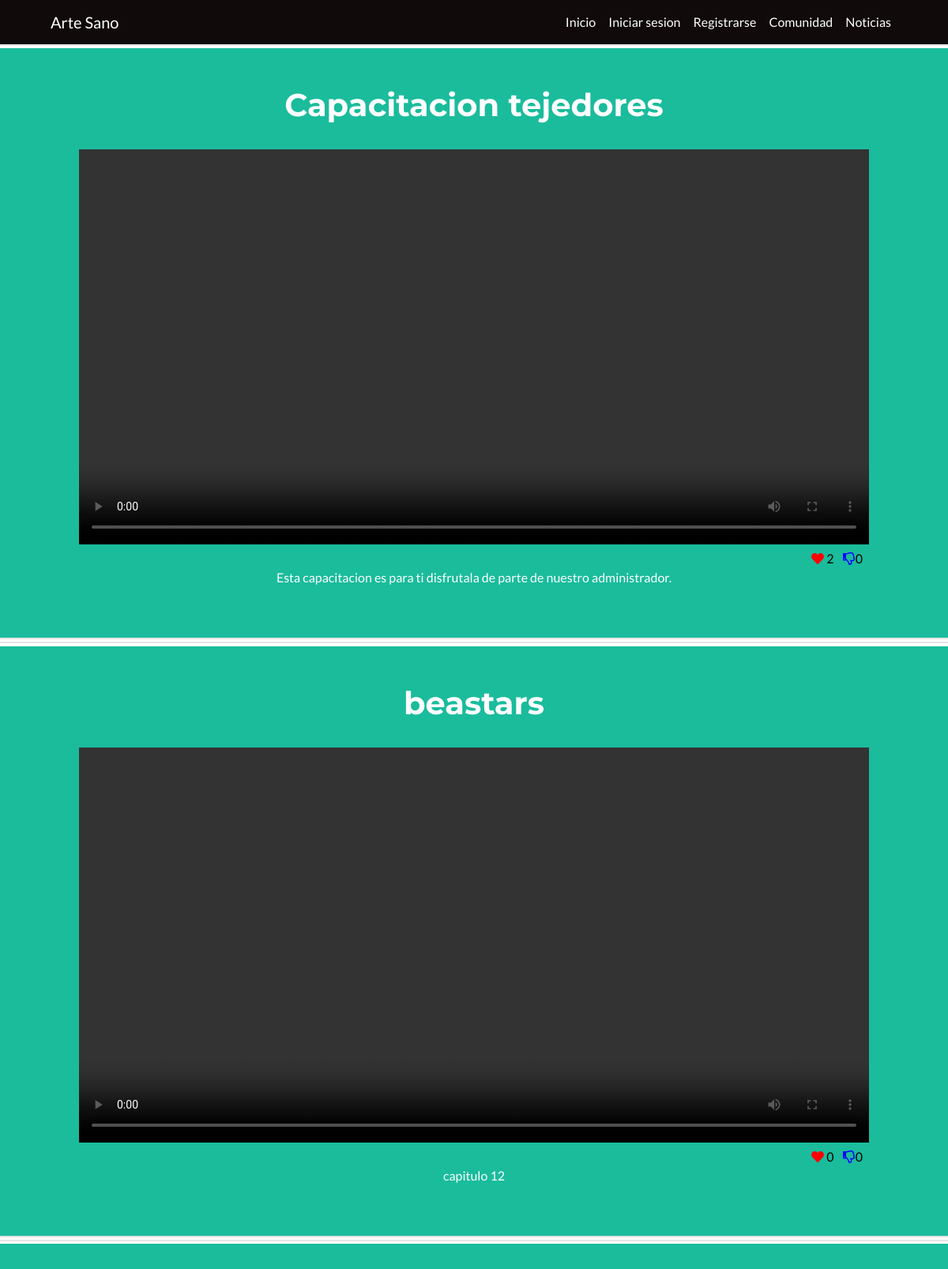
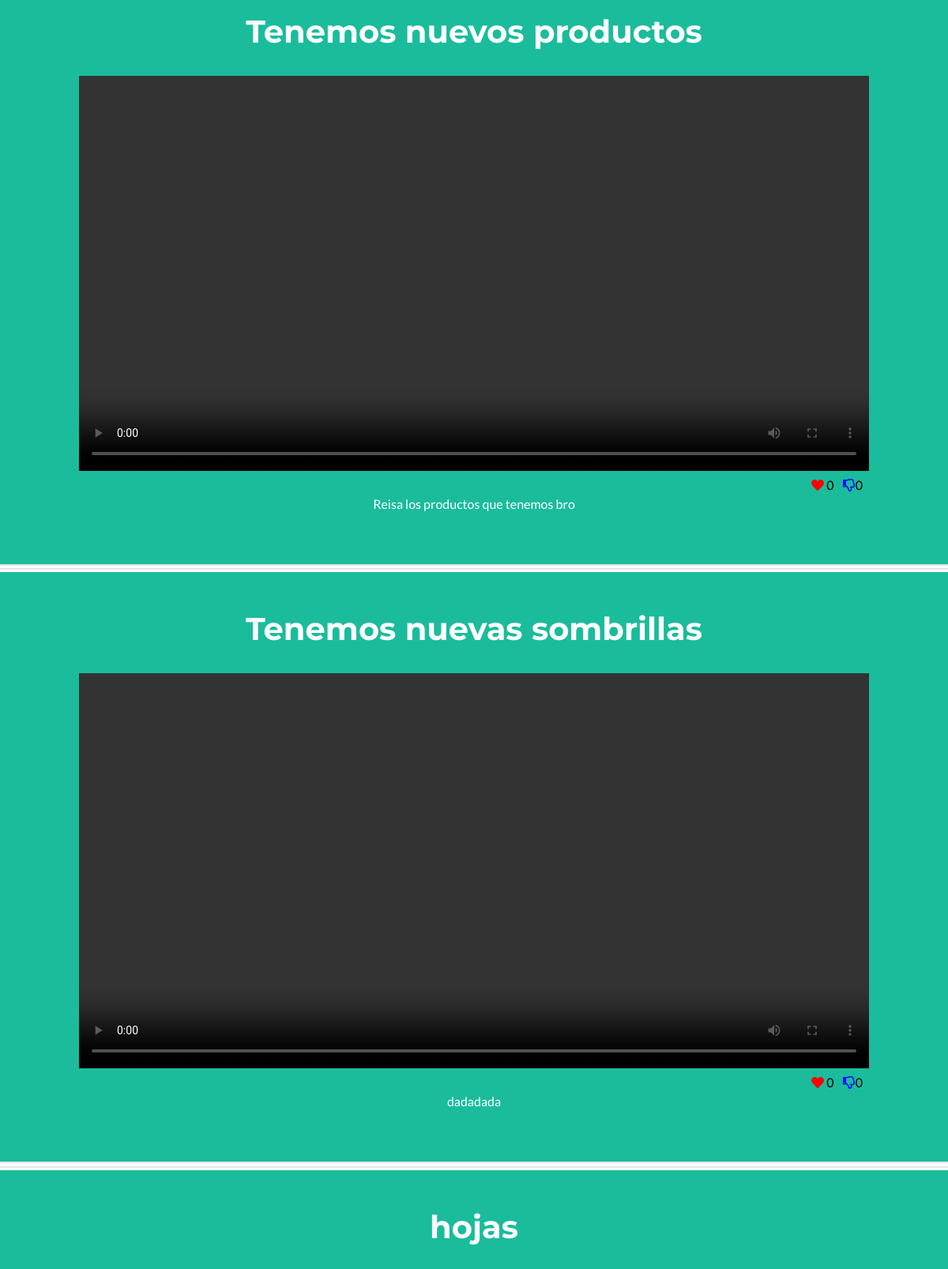
/ArteSano/noticias.php (upper part), run on the app's committed database (2 pictures, top to bottom).
### tables this page shows
CREATE TABLE `publicaciones` (
  `id_publicacion` int(30) NOT NULL,
  `titulo_publicacion` text NOT NULL,
  `descripcion` text NOT NULL,
  `imagen` longblob DEFAULT NULL,
  `ruta_video` text DEFAULT NULL,
  `fecha_publicacion` date NOT NULL,
  `fecha_fin` date NOT NULL,
  `id_estado` int(2) NOT NULL
);

### ArteSano/noticias.php (the view, shortened to what this page needs)
<!DOCTYPE html>
<html lang="en">
<head>
</head>
<body id="page-top">
    <?php include 'navbar.php' ?>
    <?php
    include('Modelo/publicaciones/listar.php');
    $conectar = new Conectar();
    $query = $conectar->conexion();
    $query = Mysqli_query($query, "SELECT * FROM publicaciones");
    while ($publicaciones = $query->fetch_assoc()) {
    ?>
        <center>
            <hr style="background-color:white; height: 0.2rem; padding:0; margin:0">
        </center>
        <section id="galeria" style=" background-color: #1abc9c; margin:0; padding-top: 3rem; ">
            <div class="container-fluid d-flex align-items-center justify-content-center">
                <center>
                    <h1 style="color: white;"> <?php echo $publicaciones['titulo_publicacion']; ?> </h1>
                    <br>
                    <video src="videos/<?php echo $publicaciones['ruta_video']; ?> "  controls height="500px"></video>
                    <br>
                    <div class="likes" style="float: right; ">
                        <a href="Controlador/publicaciones/likes.php?id_publicacion= <?php echo $publicaciones['id_publicacion']; ?>&id_reaccion=1" name="like" style="color:black;"><i class="fas fa-heart" aria-hidden="true" style="color: red; "></i> <?php echo  $likes ?></a>
                        <a href="Controlador/publicaciones/likes.php?id_publicacion= <?php echo $publicaciones['id_publicacion']; ?>&id_reaccion=2" style=" padding: 0.5rem; color: black; " id="likes"><i class="far fa-thumbs-down" style="color: blue;"></i><?php echo  $dislikes ?></a>
                    </div>
                    <br>
                    <p style="color: white;"><?php echo $publicaciones['descripcion']; ?></p>
                    <br>
                    <br>
                </center>
            </div>
        </section>
        <center>
            <hr style="background-color:white; height: 0.2rem; padding:0; margin:0">
        </center>
    <?php
    }
    ?>
</body>
</html>

### data on the page
publicaciones: titulo_publicacion "Capacitacion tejedores", likes "2", descripcion "Esta capacitacion es para ti disfrutala de parte de nuestro administrador."
publicaciones: titulo_publicacion "beastars", likes "0", descripcion "capitulo 12"
publicaciones: titulo_publicacion "Tenemos nuevos productos", likes "0", descripcion "Reisa los productos que tenemos bro"
publicaciones: titulo_publicacion "Tenemos nuevas sombrillas", likes "0", descripcion "dadadada"
publicaciones: titulo_publicacion "hojas"
